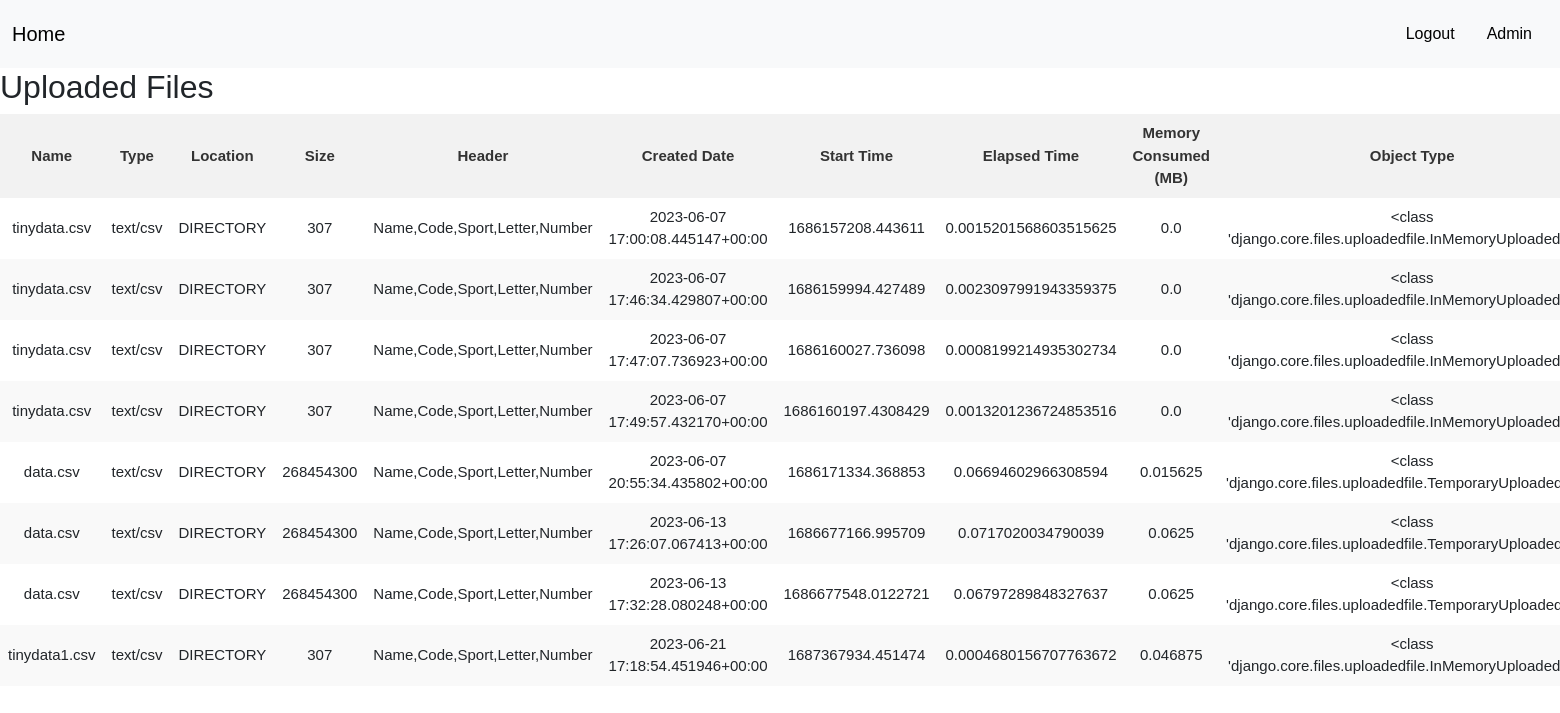
Before: /timer/files/ (signed in) with the older database file.
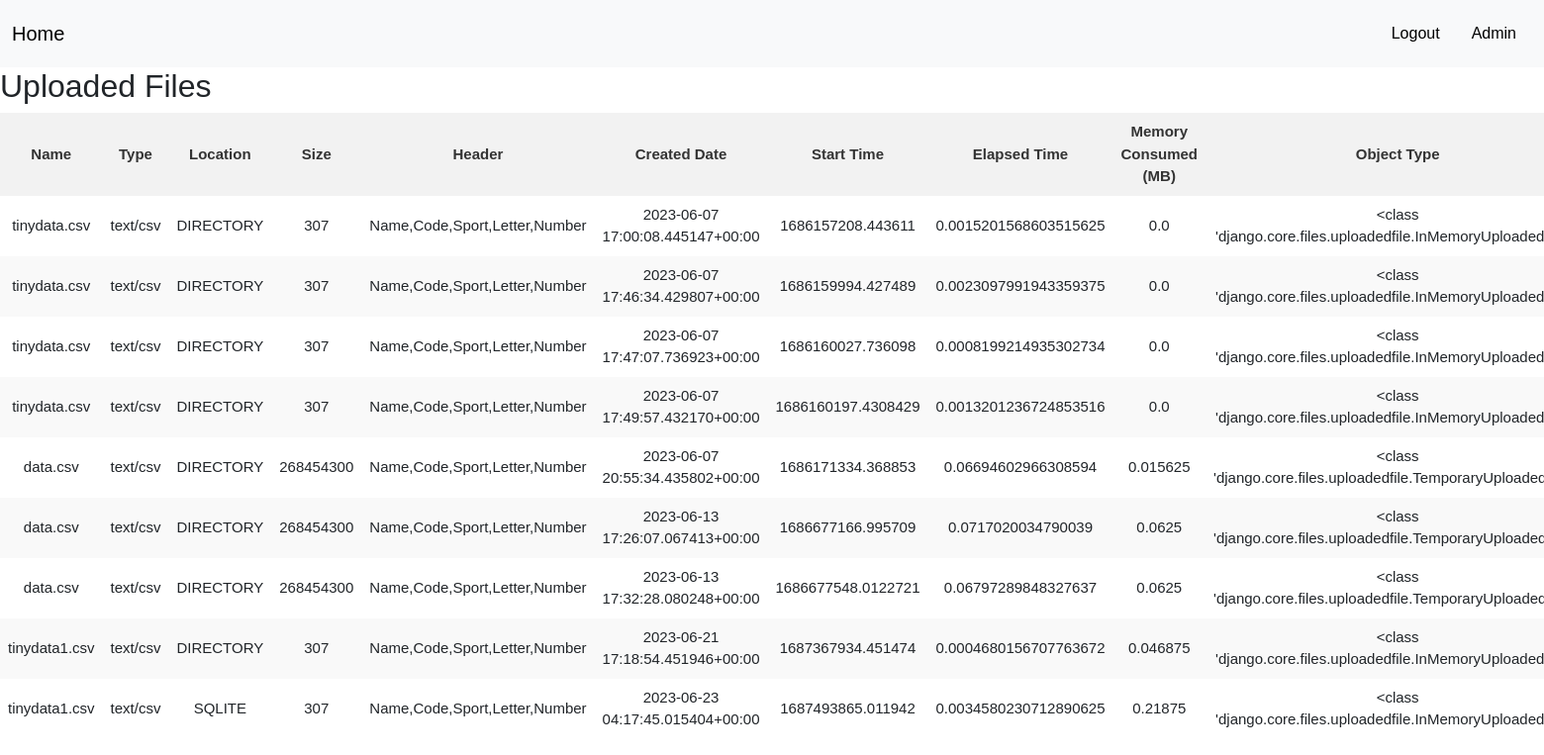
After: the same page with the newer database file.
### apps/timer/models.py (models this page shows, shortened)
class Upload(models.Model):
    file_name = models.CharField(max_length=255, default='')
    file_type = models.CharField(max_length=50, default='')
    load_type = models.CharField(max_length=50, default='')
    file_size = models.BigIntegerField(default=0)
    header = models.CharField(max_length=255, default='')
    create_date = models.CharField(max_length=255, default='')
    start_time = models.FloatField(default=0.0)
    elapsed_time = models.FloatField(default=0.0)
    memory_consumed = models.FloatField(default=0.0)
    file_obj_type = models.CharField(max_length=255, default='')

### apps/timer/views.py (the view)
# urls.py: path('files/', views.file_list, name='file_list'),
@login_required(login_url='login')
def file_list(request):
    files = Upload.objects.all()
    return render(request, 'file_list.html', {'files': files})

### templates/file_list.html (shortened to what this page needs)
{% extends "base.html" %}
{% load static %}
{% block content %}
<!DOCTYPE html>
<html>
<head>
    <link rel="stylesheet" type="text/css" href="{% static 'styles.css' %}">
</head>
<body>
	<h2 class="title">Uploaded Files</h2>
	<table>
	    <thead>
		<tr>
		    <th>Name</th>
		    <th>Type</th>
		    <th>Location</th>
		    <th>Size</th>
		    <th>Header</th>
		    <th>Created Date</th>
		    <th>Start Time</th>
		    <th>Elapsed Time</th>
		    <th>Memory Consumed (MB)</th>
		    <th>Object Type</th>
		</tr>
	    </thead>
	    <tbody>
		{% for file in files %}
		    <tr>
			<td>{{ file.file_name }}</td>
			<td>{{ file.file_type }}</td>
			<td>{{ file.load_type }}</td>
			<td>{{ file.file_size }}</td>
			<td>{{ file.header }}</td>
			<td>{{ file.create_date }}</td>
			<td>{{ file.start_time }}</td>
			<td>{{ file.elapsed_time }}</td>
			<td>{{ file.memory_consumed }}</td>
			<td>{{ file.file_obj_type }}</td>
		    </tr>
		{% endfor %}
	    </tbody>
	</table>
</body>
</html>
{% endblock %}

Changed rows visible on the page:
added Upload: file_name "tinydata1.csv", file_type "text/csv", load_type "SQLITE", file_size "307", header "Name,Code,Sport,Letter,Number", create_date "2023-06-23 04:17:45.015404+00:00", start_time "1687493865.011942", elapsed_time "0.0034580230712890625", memory_consumed "0.21875", file_obj_type "<class…"
